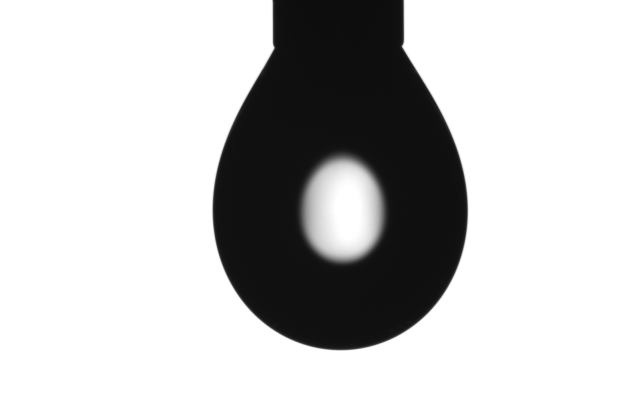
%> input picture surface-tension/1.png, 1272 x 802 px (shown at 1/2 size); its folder holds only this picture in this run
$ octave st_water.m   (GNU Octave 9; MATLAB toolbox functions it lacks are replaced by stand-ins)
%> lines starting %> are read from the running program, lines starting %| are printed output that depends on the picture; in (x1, y1, x2, y2) boxes, pixels count from 0 and x2, y2 are one past the last pixel; in counts of white or black regions, pixels touching at a corner belong together; the program's own positions count from 1
clear
clc
close all
% define some contant in the experiment
nozzle_diameter = 1.63; % unit: mm
rho = 1000; % unit: kg/m^3
g = 9.80665; % gravitity acceleration unit: m/s^2

imgs = dir('*.png');
for i = 1: numel(imgs)
    %% image process to get the Ds, De, S
    img = imread(imgs(i).name);
%> img is the input picture: size 802x1272x3 uint8; min 12, max 255, mean 196.4
    rect = [350, 10, 650, 800];
    img_interested = imcrop(img, rect);
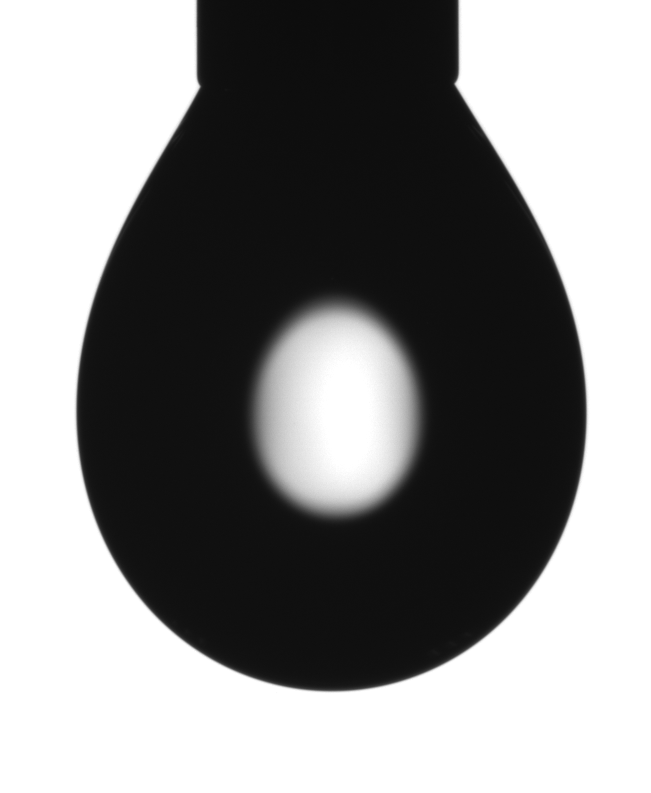
%> img_interested: size 793x651x3 uint8; min 12, max 255, mean 140.3
    img_bw = imbinarize(rgb2gray(img_interested),0.4);
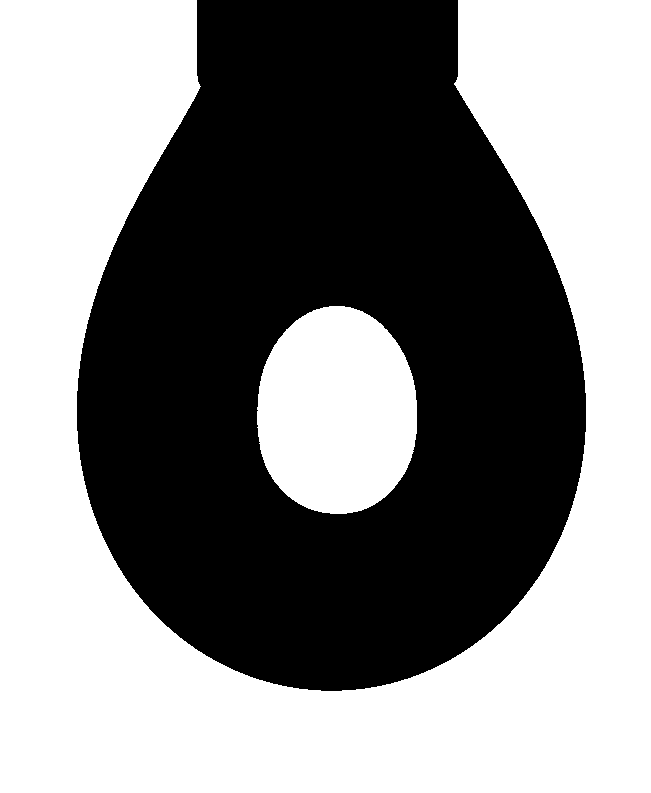
%> img_bw: size 793x651 logical; 52.8% white; 1 black region, box (x1, y1, x2, y2) and area: (77, 0, 586, 691) 243607
%     figure
%     imshowpair(img_interested, img_bw, 'montage')
    img_bw2 = imfill(~img_bw, 'holes');
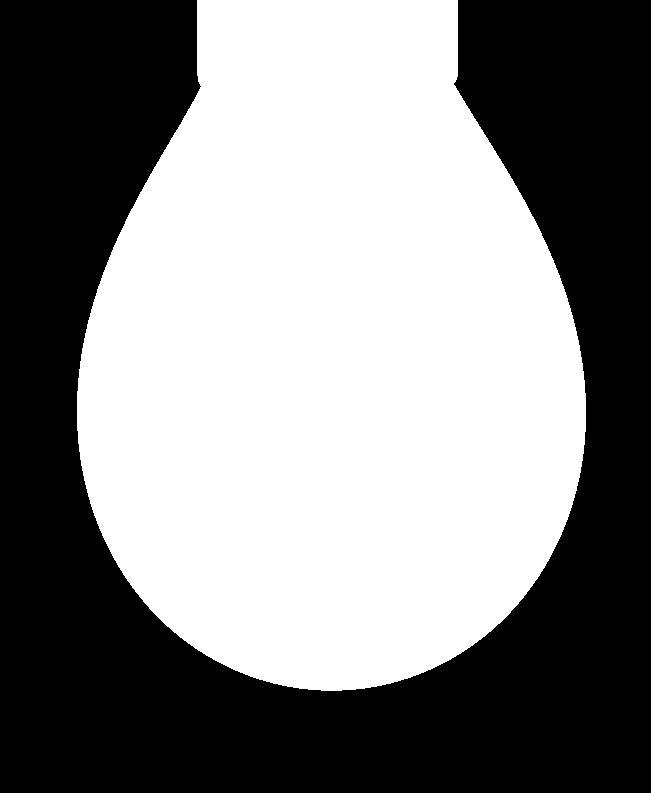
%> img_bw2: size 793x651 logical; 52.3% white; 1 black region, box (x1, y1, x2, y2) and area: (0, 0, 651, 793) 245998
%     figure
%     imshow(img_bw2)
    a = sum(img_bw2, 2);
%> a = 793 values, max 509 at index 394, min 0 at index 692, mean 340.8
    a(a==0) = [];
    de = max(a);
%> de = 509
    ds = a(length(a)-de);
%> ds = 367
    s = ds/de;
%> s = 0.721
    ratio = mean(a(1:5))/nozzle_diameter;
%> ratio = 160.1
    de_length = de/ratio;
%> de_length = 3.18
    %% compute H by looking up in the database
    load S_H.mat
    h = interp1(S,H,s);
%> h = 1.34
    %% final surface tension calculation [dyn/cm]
    st = g*rho*de_length^2/1000*(1/h)
%> st = 73.69
    sts(i) = st;
end
